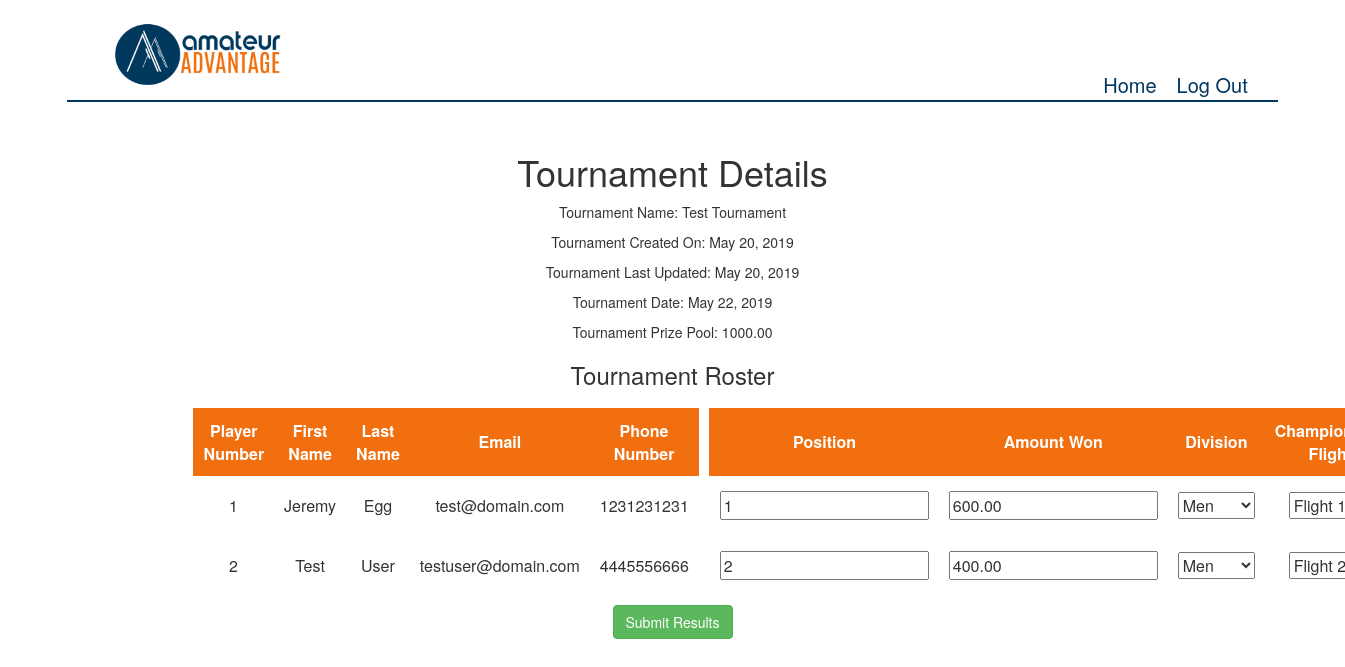
/tournament/tournamentResults/25 (signed in), run on the app's committed database.
### tournament/models.py (models this page shows, shortened)
class tournament (models.Model):
    user_choices = ((1,'active'), (2,'abandoned'), (3,'in_progress'), (4,'complete'))
    tournament_id = models.AutoField(primary_key = True)
    tournament_name = models.CharField(max_length = 50)
    shop = models.ForeignKey(proShop, related_name='shopTournament', on_delete=models.CASCADE)
    players = models.ManyToManyField(
        player,
        through='playerResults',
        through_fields=('tournament','player')
        )
    number_of_players = models.PositiveIntegerField(null=True, default=0)
    created_on = models.DateField(auto_now_add = True)
    last_updated = models.DateField(auto_now = True)
    tournament_date = models.DateField()
    prize_pool = models.DecimalField(max_digits=11,decimal_places=2, blank=True, null=True, default = 0.00)
    status = models.PositiveSmallIntegerField(
                  choices=user_choices,
                  default=1)
    def getTournamentFromID(id):
        return tournament.objects.filter(tournament_id = id)[0]

class playerResults (models.Model):
    flight_choices = ((1,'Flight 1'), (2,'Flight 2'), (3,'Flight 3'), (4,'Flight 4'), (5,'Flight 5'), (6,'Flight 6'), (7,'Flight 7'), (8,'Flight 8'),
                     (9,'Flight 9'), (10,'Flight 10'))
    division_choices = ((1,'Senior'), (2,'Women'), (3,'Junior'),(4,'Men'))
    tournament = models.ForeignKey(tournament, related_name = 'tournamentSet',on_delete=models.CASCADE)
    player = models.ForeignKey(player, related_name='tournamentPlayer', on_delete=models.CASCADE)
    amount_won = models.DecimalField(max_digits=11,decimal_places=2, blank=True, null=True, default = 0.00)
    position = models.PositiveIntegerField(blank=True, null=True, default = '0')
    flight = models.PositiveSmallIntegerField(
                  choices=flight_choices,
                  default=1)
    division = models.PositiveSmallIntegerField(
                  choices=division_choices,
                  default=1)
    added_on = models.DateField(auto_now_add = True)
    class Meta:
        verbose_name_plural = 'playerResults'
    def getTournamentPlayers(tourn):
        return playerResults.objects.filter(tournament = tourn)

### users/models.py (models this page shows, shortened)
class player (models.Model):
    user = models.OneToOneField(CustomUser, related_name='userPlayer', on_delete=models.CASCADE, primary_key = True)
    address = models.CharField(max_length = 50)
    homeCourse = models.CharField(max_length = 50)
    insrt_timestamp = models.DateField(auto_now_add = True)
    chnge_timestamp = models.DateField(auto_now = True)
    pin = models.CharField(max_length=128, default='0000')

class CustomUser(AbstractUser):
    user_choices = ((1,'admin'), (2,'player'), (3,'shop'), (4,'buyer'), (5, 'exec'))
    objects = CustomUserManager()
    userType = models.PositiveSmallIntegerField(
                  choices=user_choices,
                  default=1)
    phoneNumber = models.CharField(max_length = 10, null=True)
    def isShop(user):
        if user.userType == 3:
            return True
        else:
            return False

### tournament/views.py (the view)
# urls.py: path('tournamentResults/<id>', views.tournamentResults, name='tournamentResults'),
@login_required
@user_passes_test(shop_test,login_url='/', redirect_field_name=None)
def tournamentResults(request, id):
    curTournament = tournament.getTournamentFromID(id)
    tournamentPlayers = playerResults.getTournamentPlayers(curTournament)
    if request.method == "POST":
        formSet=playerResultFormSet(request.POST,request.FILES)
        totalAmount = 0.00
        for form in formSet:
            if form.is_valid():
                curAmount = float(form.cleaned_data['amount_won'])
                totalAmount += curAmount
                form.save()
        print(totalAmount)
        getNextPage = tournament.balanceWinnings(curTournament,totalAmount)
        if getNextPage == "Exact":
            return redirect('finalizeResults', id=curTournament.tournament_id)
        elif getNextPage == "Over":
            return redirect('fundsOver', id=curTournament.tournament_id)
        else:
            return redirect('fundsUnder', id=curTournament.tournament_id)
    else:
        formSet = playerResultFormSet(queryset=tournamentPlayers)
        return render(request, 'tournaments/tournamentResults.html',{
            "curTournament" : curTournament,
            "tournamentPlayers" : tournamentPlayers,
            "forms":formSet,
        })

### tournament/views.py (called while the page is built)
def shop_test(user):
    return CustomUser.isShop(user)

### templates/tournaments/tournamentResults.html (shortened to what this page needs)
{% extends 'base.html' %}
{% load static %}
{% block css %}
<link rel="stylesheet" type="text/css" href="{% static 'tournament/confirm.css' %}">
{% endblock %}
{% block content %}
<div class='tournDetails'>
    <h1>Tournament Details</h1>
        <p>Tournament Name: {{ curTournament.tournament_name }}</p>
        <p>Tournament Created On: {{ curTournament.created_on }}</p>
        <p>Tournament Last Updated: {{ curTournament.last_updated }}</p>
        <p>Tournament Date: {{ curTournament.tournament_date }}</p>
        <p>Tournament Prize Pool: {{ curTournament.prize_pool }}</p>
</div>
    <form method='post'>
            <h3>Tournament Roster</h3>
            <table>
                <tbody>
                    <td class='innerTable'>
                        <table >
                            <thead>
                                    <th>Player Number</th>
                                    <th>First Name</th>
                                    <th>Last Name</th>
                                    <th>Email</th>
                                    <th>Phone Number</th>
                            </thead>
                            {% for player in tournamentPlayers %}
                            <tr class='rowData'>
                                <td>{{ forloop.counter }}</td>
                                <td>{{ player.player.user.first_name }}</td>
                                <td>{{ player.player.user.last_name }}</td>
                                <td>{{ player.player.user.email }}</td>
                                <td>{{ player.player.user.phoneNumber }}</td>
                            </tr>
                            {% endfor %}
                        </table>
                    </td>
                    <td class='outerTable'>
                        <table class="formTable">
                            <thead>
                                <th>Position</th>
                                <th>Amount Won</th>
                                <th>Division</th>
                                <th>Championship Flight</th>
                            </thead>
                            {% for form in forms %}
                            <tr class='rowData'>
                                <td>{{ form.position }}</td>
                                <td>{{ form.amount_won }}</td>
                                <td>{{ form.division  }}</td>
                                <td>{{ form.flight }}</td>
                            </tr>
                            {% endfor %}
                        </table>
                    </td>
                </tbody>
            </table>
        <button type='submit' class='btn btn-success'>Submit Results</button>
    </form>
{% endblock %}

### static/tournament/confirm.css (style rules this page uses)
table { margin:0 auto; }
td, tr, th { padding: 10px; text-align:center; }
th { text-align:center; border:none; }
thead { background-color:rgb(241,111,15); color:white; border:1px solid rgb(241,111,15); }
tr { height:60px; }
.innerTable { padding:0; margin:0; }

### data on the page
tournament: tournament_name "Test Tournament", created_on "May 20, 2019", last_updated "May 20, 2019", tournament_date "May 22, 2019", prize_pool "1000.00"
playerResults: player.user.first_name "Jeremy", player.user.last_name "Egg", player.user.email "test@domain.com", player.user.phoneNumber "1231231231"
playerResults: player.user.first_name "Test", player.user.last_name "User", player.user.email "testuser@domain.com", player.user.phoneNumber "4445556666"
